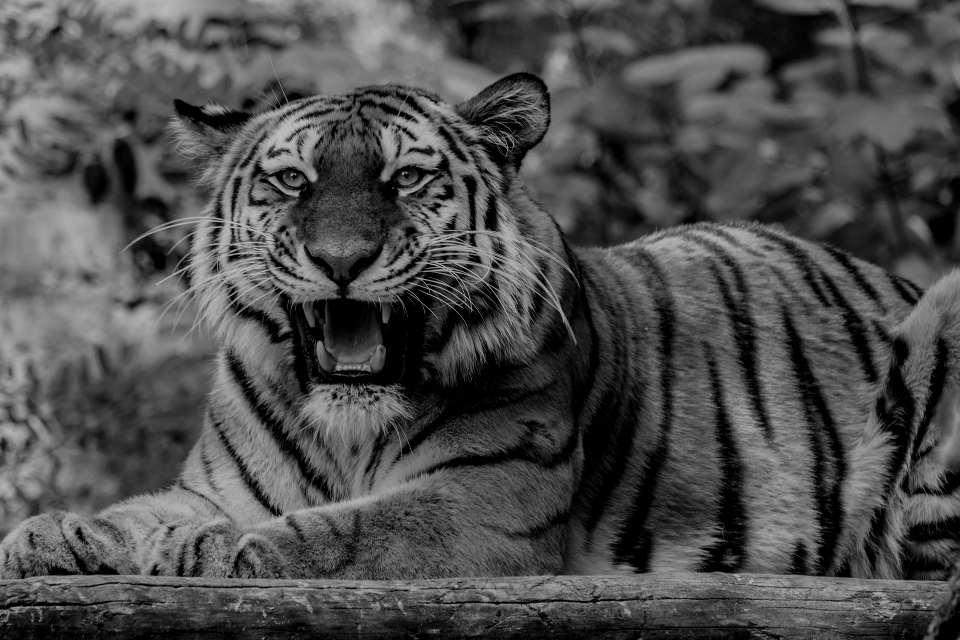
#> input picture LV2/tiger.png, 960 x 640 px, found by its file name
$ python zad4.py
#> lines starting #> are read from the running program, lines starting #| are printed output that depends on the picture
import numpy as np
import skimage.io
import matplotlib.pyplot as plt

img = skimage.io.imread('LV2/tiger.png', as_gray=True) #dtype uint8, dimenzije: 640x960
#> img is the input picture: shape (640, 960) float64; min 0, max 0.749, mean 0.302
plt.figure(1)
plt.imshow(img, cmap='gray', vmin=0, vmax=255)


img2 = img.copy()
rows, cols = img2.shape
#> rows = 640; cols = 960
rotated = np.zeros((cols,rows))
mirrored = np.zeros((rows,cols))
lowres = np.zeros((rows,cols))

for i in range(rows):
    for j in range(cols):
            img2[i][j] += 50 #jaci brightness
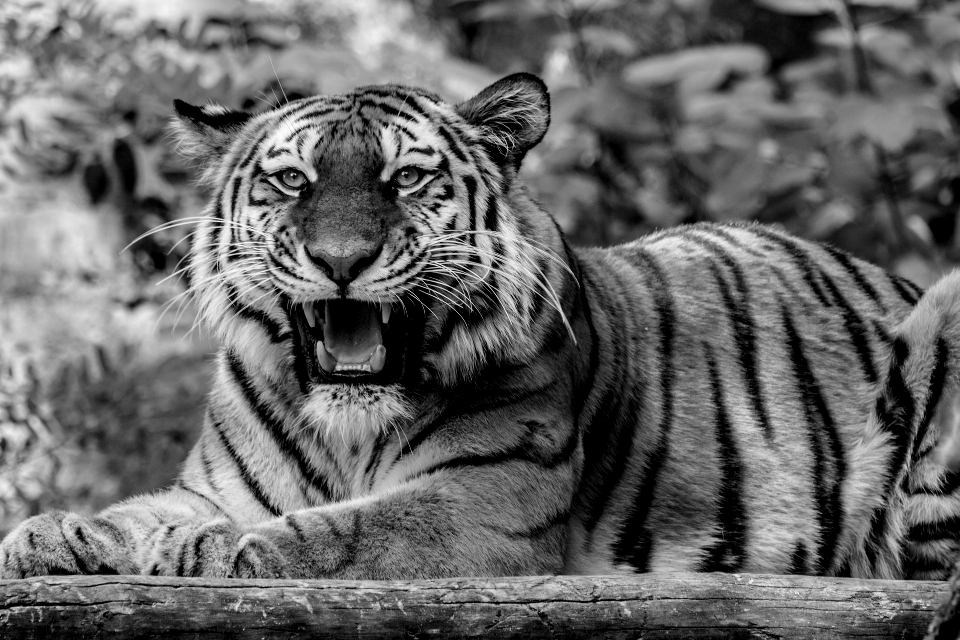
#> img2: shape (640, 960) float64; min 50, max 50.75, mean 50.3; drawn with min black and max white

for i in range(rows):
    rotated[:,-i] = img2[i,:] #rotacija za 90
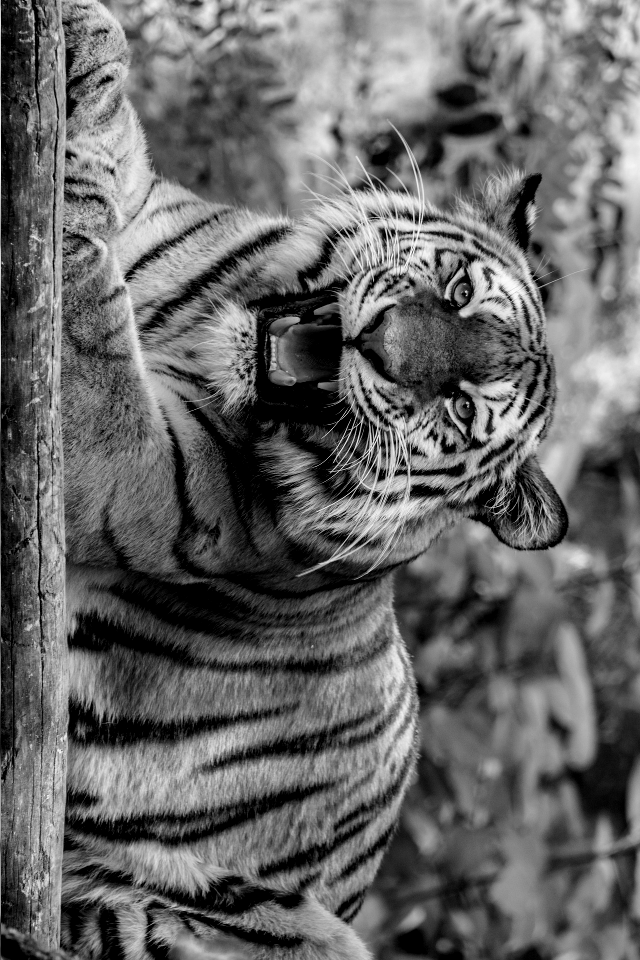
#> rotated: shape (960, 640) float64; min 50, max 50.75, mean 50.3; drawn with min black and max white

for j in range(cols):
    mirrored[:,j] = img2[:,cols-1-j] #zrcaljenje
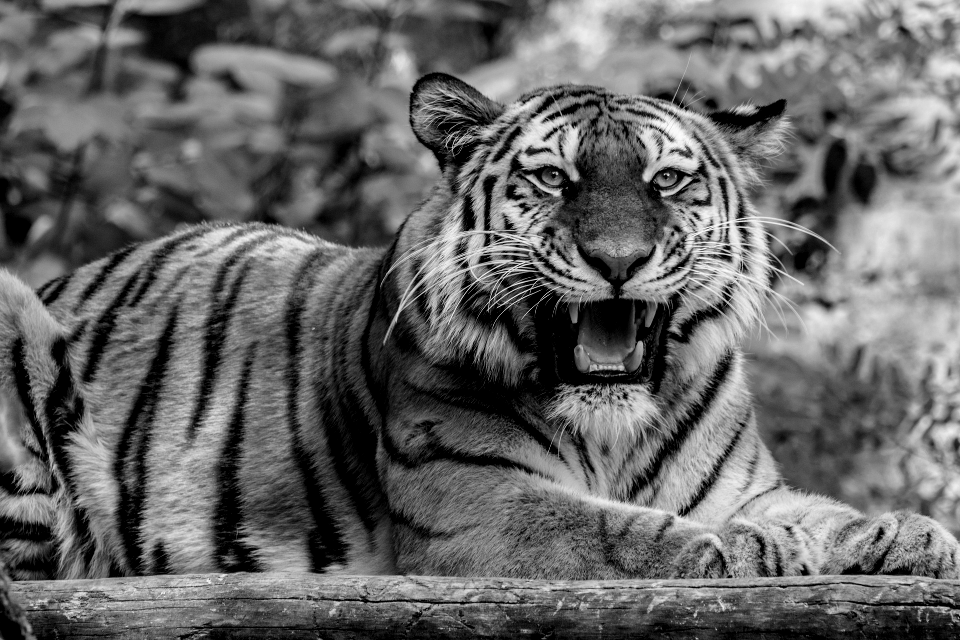
#> mirrored: shape (640, 960) float64; min 50, max 50.75, mean 50.3; drawn with min black and max white


plt.figure(2)
plt.imshow(rotated, cmap='gray', vmin=0,vmax=255)

plt.figure(3)
plt.imshow(mirrored, cmap='gray', vmin=0,vmax=255)

plt.figure(4)
plt.imshow(lowres, cmap='gray', vmin=0,vmax=255)


plt.show()
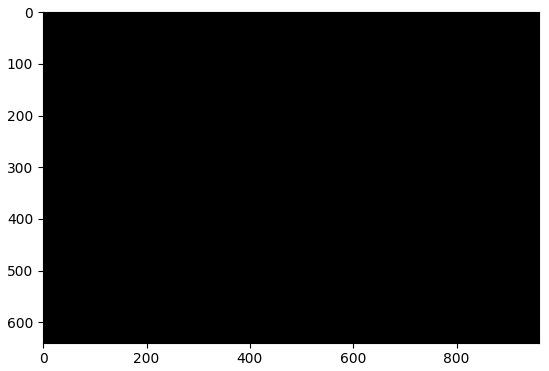
#> figure drawn by matplotlib, 1 panel
